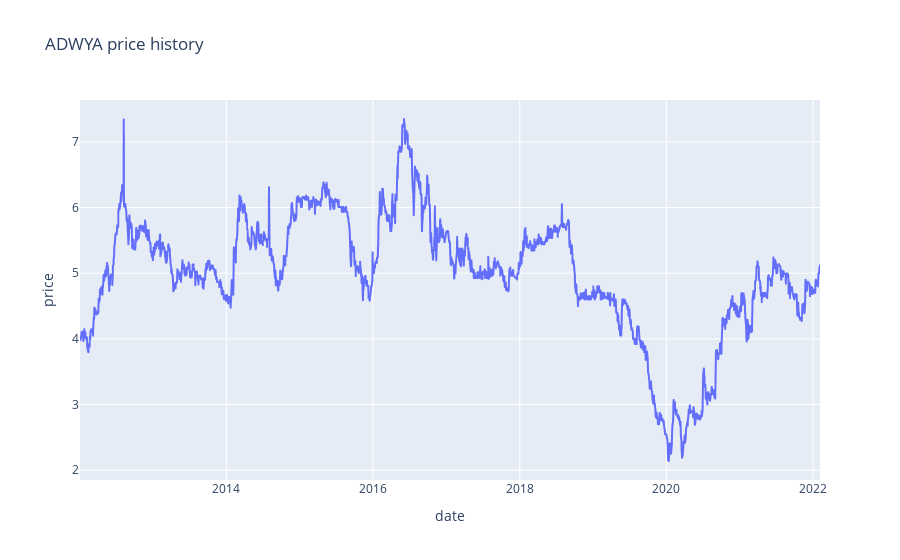

The notebook cell this image was saved under:
### Code cell
import plotly.express as px
fig =px.line(df2, x="date",y="price", title="ADWYA price history")
fig.show()

### Figure 1 — Plotly figure (JSON) as saved in the notebook; plotly's stock layout.template omitted (floating-point values rounded to 4 significant figures; data arrays with more than 128 entries replaced by an {"elided": "..."} marker saying what was removed)
{"data": [{"hovertemplate": "date=%{x}<br>price=%{y}<extra></extra>", "legendgroup": "", "line": {"color": "#636efa", "dash": "solid"}, "marker": {"symbol": "circle"}, "mode": "lines", "name": "", "showlegend": false, "type": "scattergl", "x": {"elided": "2453 str values"}, "xaxis": "x", "y": {"elided": "2453 float values"}, "yaxis": "y"}], "layout": {"autosize": true, "legend": {"tracegroupgap": 0}, "title": {"text": "ADWYA price history"}, "xaxis": {"anchor": "y", "autorange": false, "domain": [0, 1], "range": ["2012-01-03", "2022-02-04"], "title": {"text": "date"}, "type": "date"}, "yaxis": {"anchor": "x", "autorange": false, "domain": [0, 1], "range": [1.851, 7.637], "title": {"text": "price"}, "type": "linear"}}}
